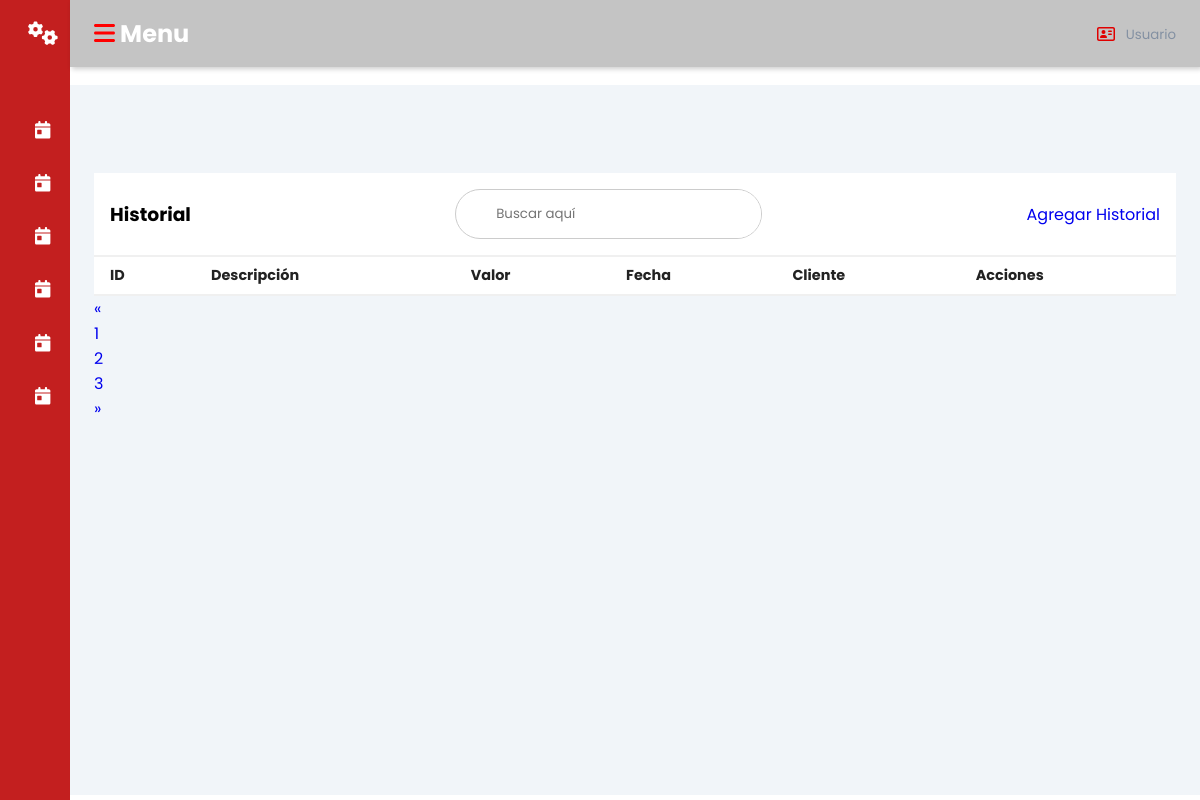
/historial/, run on an earlier commit of the app's database.
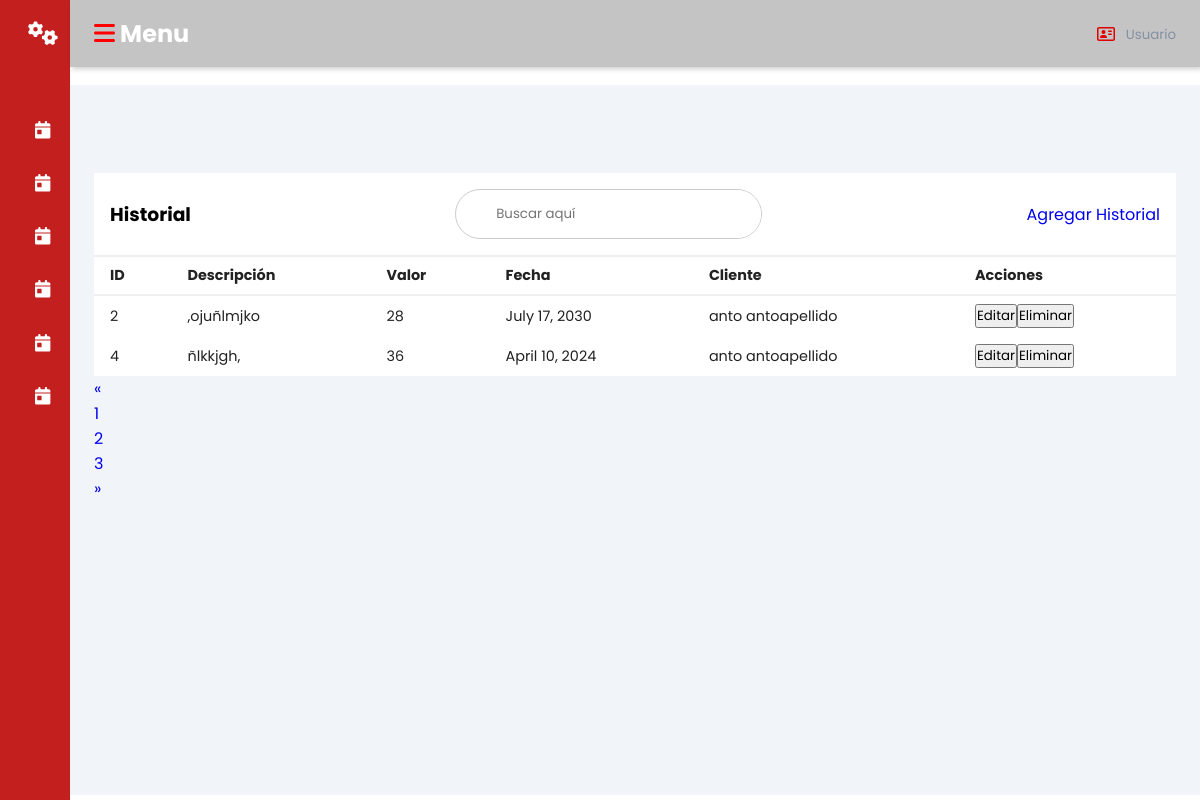
And on a later commit of the database.
### promecapp/models.py (models this page shows)
class Historial(models.Model):
    IDHistorial = models.AutoField(primary_key=True)
    Descripcion = models.TextField()
    valor = models.IntegerField()
    Fecha = models.DateField()
    IDCliente = models.ForeignKey(Cliente, on_delete=models.CASCADE)
    class Meta:
        db_table = 'historial'

class Cliente(models.Model):
    IDCliente = models.AutoField(primary_key=True)
    Nombre = models.CharField(max_length=45)
    Apellidos = models.CharField(max_length=45)
    Direccion = models.CharField(max_length=100)
    Telefono = models.CharField(max_length=10, unique=True)
    Correo_Electronico = models.CharField(max_length=50, unique=True)
    IDUsuario = models.ForeignKey(Usuario, on_delete=models.CASCADE)
    class Meta:
        db_table = 'clientes'
    def __str__(self):
        return f"{self.Nombre} {self.Apellidos}"

### promecapp/views.py (the view)
# urls.py: path('historial/', views.historial, name='historial'),
def historial(request):
    historial = Historial.objects.all()
    return render(request, 'historial.html', {'historial': historial})

### promecapp/Templates/historial.html (shortened to what the changed rows need)
{% load static %}
<!DOCTYPE html>
<html lang="en">
<head>
    <link rel="stylesheet" href="{% static 'css/dash.css' %}">
</head>
<body>
<div class="sidebar">
    <div class="sidebar-brand">
        <h2><i class="fa-solid fa-gears" style="color: #ffffff;"></i><span>promec</span></h2>
    </div>
</div>
<div class="main-content">
    <header>
        <h2>
            <label for="nav-toggle">
                <span class="fa-solid fa-bars" style="color: #ff0000;"></span>
            </label> Menu
        </h2>
    </header>
    <main>
        <div class="recent-grid">
            <div class="projects">
                <div class="card">
                    <div class="card-body">
                        <div class="table-responsive">
                            <table width="100%">
                                <thead>
                                    <tr>
                                        <td>ID</td>
                                        <td>Descripción</td>
                                        <td>Valor</td>
                                        <td>Fecha</td>
                                        <td>Cliente</td>
                                        <td>Acciones</td>
                                    </tr>
                                </thead>
                                <tbody>
                                    {% for historial in historial %}
                                        <tr>
                                            <td>{{ historial.IDHistorial }}</td>
                                            <td>{{ historial.Descripcion }}</td>
                                            <td>{{ historial.valor }}</td>
                                            <td>{{ historial.Fecha }}</td>
                                            <td>{{ historial.IDCliente }}</td>
                                            <td>
                                                <a href="{% url 'editar_historial' historial.IDHistorial %}"><button>Editar</button></a>
                                                <form action="{% url 'eliminar_historial' historial.IDHistorial %}" method="post" style="display: inline;">
                                                    <button type="submit" class="btn btn-danger">Eliminar</button>
                                                </form>
                                            </td>
                                        </tr>
                                    {% endfor %}
                                </tbody>
                            </table>
                        </div>
                    </div>
                </div>
            </div>
        </div>
    </main>
</div>
</body>
</html>

What changed in the data, as far as the page shows it:
added Historial: IDHistorial "2", Descripcion ",ojuñlmjko", valor "28", Fecha "July 17, 2030", IDCliente "anto antoapellido"
added Historial: IDHistorial "4", Descripcion "ñlkkjgh,", valor "36", Fecha "April 10, 2024", IDCliente "anto antoapellido"
